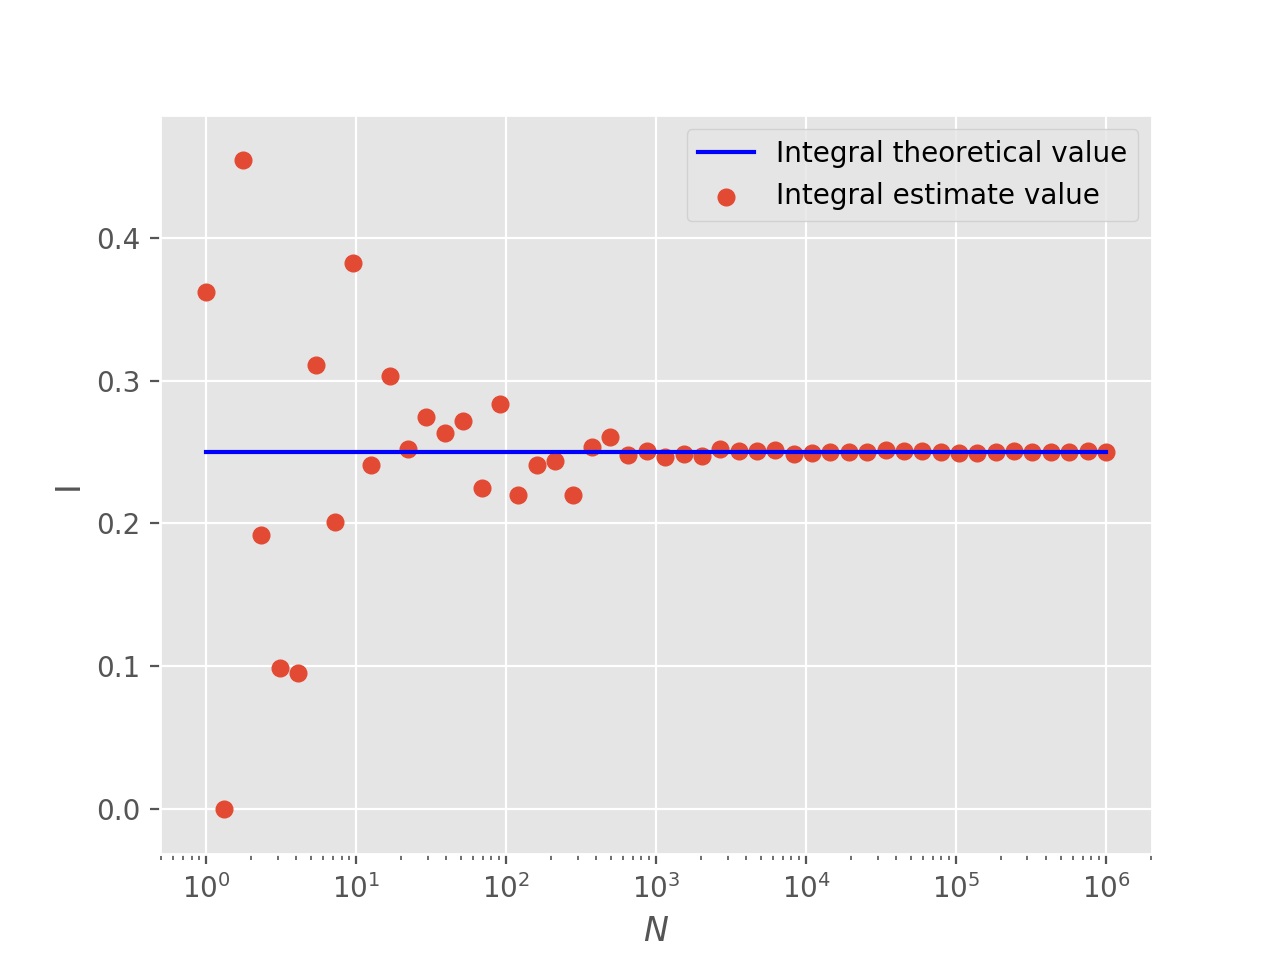

Python code for this plot:
# 调用相应科学计算包
import matplotlib.pyplot as plt
import numpy as np
# 确定生成样本点序列
N = 50
# 设置图片为ggplot风格
plt.style.use('ggplot')
# 初始化相应序列
sample_size = np.logspace(0, 6, N)
integral_result = np.zeros(N)
# 利用期望法近似计算积分
for i, size in enumerate(sample_size):
    X = np.random.uniform(0, 1, int(size))
    integral_result[i] = np.sum(X**3) / size
    print(integral_result[i])
# 设置图片相关格式
plt.xscale('log')
plt.xlabel('$N$')
plt.ylabel('I')
# 绘制积分近似值散点图
plt.scatter(sample_size, integral_result, label="Integral estimate value")
# 绘制积分理论值直线图
plt.plot([1, 10**6], [0.25, 0.25], 'b-', label="Integral theoretical value")
plt.legend()
plt.show()
